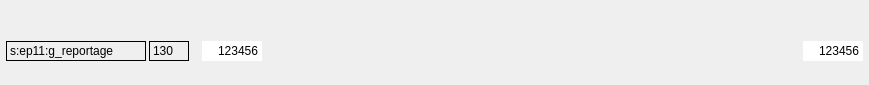
<?xml version="1.0" encoding="UTF-8"?>
<ui version="4.0">
 <class>widget_controls</class>
 <widget class="QWidget" name="widget_controls">
  <property name="geometry">
   <rect>
    <x>0</x>
    <y>0</y>
    <width>869</width>
    <height>85</height>
   </rect>
  </property>
  <property name="windowTitle">
   <string>Form</string>
  </property>
  <layout class="QVBoxLayout" name="verticalLayout">
   <property name="spacing">
    <number>3</number>
   </property>
   <property name="leftMargin">
    <number>6</number>
   </property>
   <property name="topMargin">
    <number>6</number>
   </property>
   <property name="rightMargin">
    <number>6</number>
   </property>
   <property name="bottomMargin">
    <number>21</number>
   </property>
   <item>
    <layout class="QHBoxLayout" name="horizontalLayout_2">
     <property name="spacing">
      <number>4</number>
     </property>
     <property name="sizeConstraint">
      <enum>QLayout::SetMaximumSize</enum>
     </property>
     <property name="bottomMargin">
      <number>0</number>
     </property>
     <item>
      <widget class="Widget_custom_qslider" name="slider_frames" native="true">
       <property name="sizePolicy">
        <sizepolicy hsizetype="MinimumExpanding" vsizetype="Maximum">
         <horstretch>0</horstretch>
         <verstretch>0</verstretch>
        </sizepolicy>
       </property>
       <property name="minimumSize">
        <size>
         <width>750</width>
         <height>30</height>
        </size>
       </property>
      </widget>
     </item>
     <item>
      <layout class="QHBoxLayout" name="horizontalLayout">
       <item>
        <widget class="QPushButton" name="pushButton_play_pause">
         <property name="focusPolicy">
          <enum>Qt::NoFocus</enum>
         </property>
         <property name="text">
          <string/>
         </property>
         <property name="icon">
          <iconset>
           <normaloff>tools/icons/blue/play.svg</normaloff>tools/icons/blue/play.svg</iconset>
         </property>
         <property name="checkable">
          <bool>true</bool>
         </property>
         <property name="flat">
          <bool>true</bool>
         </property>
        </widget>
       </item>
      </layout>
     </item>
    </layout>
   </item>
   <item>
    <layout class="QHBoxLayout" name="horizontalLayout_3">
     <item>
      <widget class="QLabel" name="label_ed_ep_part">
       <property name="minimumSize">
        <size>
         <width>140</width>
         <height>0</height>
        </size>
       </property>
       <property name="maximumSize">
        <size>
         <width>140</width>
         <height>16777215</height>
        </size>
       </property>
       <property name="frameShape">
        <enum>QFrame::Panel</enum>
       </property>
       <property name="frameShadow">
        <enum>QFrame::Plain</enum>
       </property>
       <property name="lineWidth">
        <number>1</number>
       </property>
       <property name="text">
        <string>s:ep11:g_reportage</string>
       </property>
      </widget>
     </item>
     <item>
      <widget class="QLabel" name="label_shot_no">
       <property name="minimumSize">
        <size>
         <width>40</width>
         <height>0</height>
        </size>
       </property>
       <property name="maximumSize">
        <size>
         <width>40</width>
         <height>16777215</height>
        </size>
       </property>
       <property name="styleSheet">
        <string notr="true">gridline-color: rgb(38, 162, 105);
border-color: rgb(145, 65, 172);</string>
       </property>
       <property name="frameShape">
        <enum>QFrame::Panel</enum>
       </property>
       <property name="text">
        <string>130</string>
       </property>
      </widget>
     </item>
     <item>
      <spacer name="horizontalSpacer_2">
       <property name="orientation">
        <enum>Qt::Horizontal</enum>
       </property>
       <property name="sizeType">
        <enum>QSizePolicy::Fixed</enum>
       </property>
       <property name="sizeHint" stdset="0">
        <size>
         <width>10</width>
         <height>20</height>
        </size>
       </property>
      </spacer>
     </item>
     <item>
      <widget class="QLineEdit" name="lineEdit_frame_no">
       <property name="sizePolicy">
        <sizepolicy hsizetype="Maximum" vsizetype="Fixed">
         <horstretch>0</horstretch>
         <verstretch>0</verstretch>
        </sizepolicy>
       </property>
       <property name="minimumSize">
        <size>
         <width>55</width>
         <height>0</height>
        </size>
       </property>
       <property name="maximumSize">
        <size>
         <width>60</width>
         <height>16777215</height>
        </size>
       </property>
       <property name="focusPolicy">
        <enum>Qt::NoFocus</enum>
       </property>
       <property name="text">
        <string>123456</string>
       </property>
       <property name="frame">
        <bool>false</bool>
       </property>
       <property name="alignment">
        <set>Qt::AlignRight|Qt::AlignTrailing|Qt::AlignVCenter</set>
       </property>
       <property name="readOnly">
        <bool>true</bool>
       </property>
      </widget>
     </item>
     <item>
      <spacer name="horizontalSpacer">
       <property name="orientation">
        <enum>Qt::Horizontal</enum>
       </property>
       <property name="sizeHint" stdset="0">
        <size>
         <width>40</width>
         <height>20</height>
        </size>
       </property>
      </spacer>
     </item>
     <item>
      <widget class="QLineEdit" name="lineEdit_frame_index">
       <property name="sizePolicy">
        <sizepolicy hsizetype="Maximum" vsizetype="Fixed">
         <horstretch>0</horstretch>
         <verstretch>0</verstretch>
        </sizepolicy>
       </property>
       <property name="minimumSize">
        <size>
         <width>55</width>
         <height>0</height>
        </size>
       </property>
       <property name="maximumSize">
        <size>
         <width>60</width>
         <height>16777215</height>
        </size>
       </property>
       <property name="focusPolicy">
        <enum>Qt::NoFocus</enum>
       </property>
       <property name="text">
        <string>123456</string>
       </property>
       <property name="frame">
        <bool>false</bool>
       </property>
       <property name="alignment">
        <set>Qt::AlignRight|Qt::AlignTrailing|Qt::AlignVCenter</set>
       </property>
       <property name="readOnly">
        <bool>true</bool>
       </property>
      </widget>
     </item>
    </layout>
   </item>
  </layout>
 </widget>
 <customwidgets>
  <customwidget>
   <class>Widget_custom_qslider</class>
   <extends>QWidget</extends>
   <header location="global">views.widget_custom_qslider</header>
   <container>1</container>
  </customwidget>
 </customwidgets>
 <resources/>
 <connections/>
</ui>
